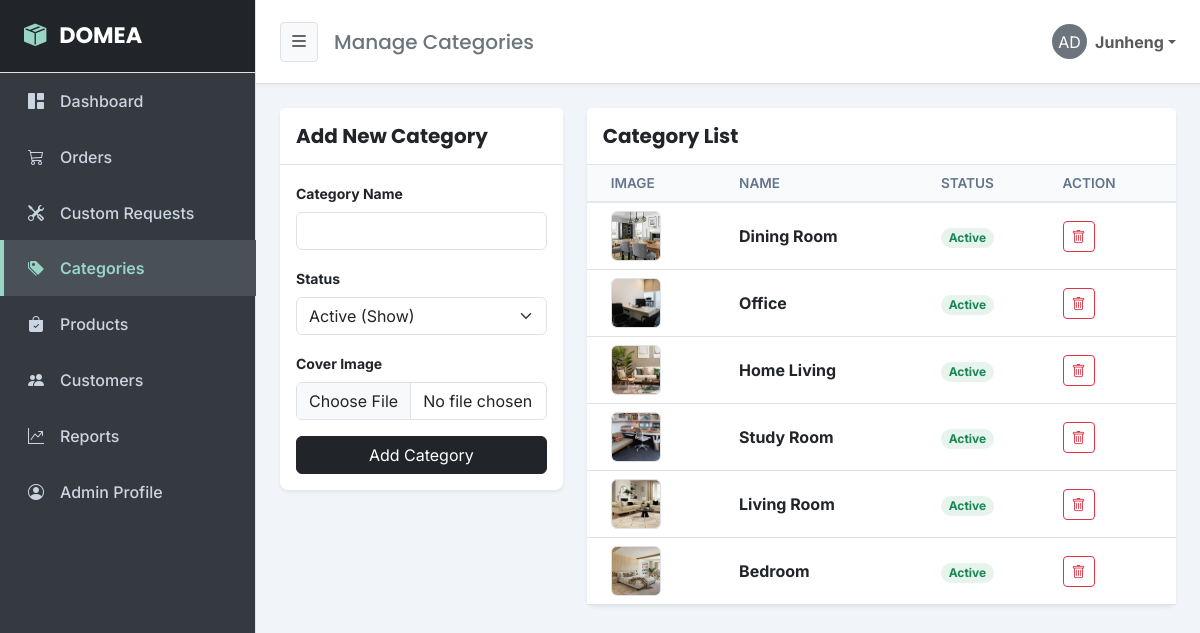
Screenshot of /admin_categories.php (signed in) with the database file from the repository.
### tables this page shows
CREATE TABLE `categories` (
  `category_id` int(11) NOT NULL,
  `category_name` varchar(50) NOT NULL,
  `category_image` varchar(255) DEFAULT 'default_category.png',
  `status` enum('Active','Inactive') DEFAULT 'Active',
  `created_at` timestamp NOT NULL DEFAULT current_timestamp()
);

### admin_categories.php (the view, shortened to what this page needs)
<?php
include 'db_conn.php';
$result = $conn->query("SELECT * FROM categories ORDER BY category_id DESC");
?>
<!DOCTYPE html>
<html lang="en">
<head>
    <link href="https://cdn.jsdelivr.net/npm/bootstrap@5.3.0/dist/css/bootstrap.min.css" rel="stylesheet">
    <link rel="stylesheet" href="https://cdn.jsdelivr.net/npm/bootstrap-icons@1.10.5/font/bootstrap-icons.css">
    <link rel="stylesheet" href="admin_style.css">
</head>
<body>
    <div class="d-flex" id="wrapper">
        <div class="border-end" id="sidebar-wrapper">
            <div class="sidebar-heading border-bottom bg-dark text-white">
                <i class="bi bi-box-seam-fill me-2" style="color: #99d5c5;"></i>
                <span class="sidebar-text">DOMEA</span>
            </div>
            <div class="list-group list-group-flush">
                <a href="admin_dashboard.php" class="list-group-item list-group-item-action"><i class="bi bi-grid-1x2-fill me-3"></i><span class="sidebar-text">Dashboard</span></a>
                <a href="admin_orders.php" class="list-group-item list-group-item-action"><i class="bi bi-cart3 me-3"></i><span class="sidebar-text">Orders</span></a>
                <a href="admin_custom_requests.php" class="list-group-item list-group-item-action"><i class="bi bi-tools me-3"></i><span class="sidebar-text">Custom Requests</span></a>
                <a href="admin_categories.php" class="list-group-item list-group-item-action active"><i class="bi bi-tags-fill me-3"></i><span class="sidebar-text">Categories</span></a>
                <a href="admin_products.php" class="list-group-item list-group-item-action"><i class="bi bi-bag-check-fill me-3"></i><span class="sidebar-text">Products</span></a>
                <a href="admin_customers.php" class="list-group-item list-group-item-action"><i class="bi bi-people-fill me-3"></i><span class="sidebar-text">Customers</span></a>
                <a href="admin_reports.php" class="list-group-item list-group-item-action"><i class="bi bi-graph-up-arrow me-3"></i><span class="sidebar-text">Reports</span></a>
                <a href="admin_profile.php" class="list-group-item list-group-item-action"><i class="bi bi-person-circle me-3"></i><span class="sidebar-text">Admin Profile</span></a>
            </div>
        </div>
        <div id="page-content-wrapper">
            <nav class="navbar navbar-light border-bottom px-4 py-3 bg-white">
                <div class="container-fluid p-0 d-flex align-items-center justify-content-between">
                    <div class="d-flex align-items-center">
                        <button class="btn btn-light btn-sm me-3 border" id="sidebarToggle"><i class="bi bi-list fs-5"></i></button>
                        <h5 class="m-0 d-none d-md-block text-secondary">Manage Categories</h5>
                    </div>
                    <ul class="navbar-nav ms-auto flex-row align-items-center">
                        <li class="nav-item dropdown">
                            <a class="nav-link dropdown-toggle d-flex align-items-center" href="#" id="navbarDropdown" role="button" data-bs-toggle="dropdown">
                                <div class="bg-secondary rounded-circle text-white d-flex justify-content-center align-items-center me-2" style="width: 35px; height: 35px;">AD</div>
                                <span class="fw-bold d-none d-sm-block"><?php echo htmlspecialchars($_SESSION['username'] ?? 'Admin'); ?></span>
                            </a>
                        </li>
                    </ul>
                </div>
            </nav>
            <div class="container-fluid p-4">
                <div class="row">
                    <div class="col-md-4 mb-4">
                        <div class="card border-0 shadow-sm rounded-3">
                            <div class="card-header bg-white py-3 border-bottom"><h5 class="m-0 fw-bold">Add New Category</h5></div>
                            <div class="card-body">
                                <form action="admin_categories.php" method="POST" enctype="multipart/form-data">
                                    <div class="mb-3">
                                        <label class="form-label small fw-bold">Category Name</label>
                                        <input type="text" name="category_name" class="form-control" required>
                                    </div>
                                    <div class="mb-3">
                                        <label class="form-label small fw-bold">Status</label>
                                        <select name="status" class="form-select">
                                            <option value="Active">Active (Show)</option>
                                        </select>
                                    </div>
                                    <div class="mb-3">
                                        <label class="form-label small fw-bold">Cover Image</label>
                                        <input type="file" name="category_image" class="form-control">
                                    </div>
                                    <button type="submit" name="add_category" class="btn btn-dark w-100">Add Category</button>
                                </form>
                            </div>
                        </div>
                    </div>
                    <div class="col-md-8">
                        <div class="card border-0 shadow-sm rounded-3">
                            <div class="card-header bg-white py-3 border-bottom"><h5 class="m-0 fw-bold">Category List</h5></div>
                            <div class="card-body p-0">
                                <div class="table-responsive">
                                    <table class="table table-hover align-middle mb-0">
                                        <thead class="table-light">
                                            <tr>
                                                <th class="ps-4">Image</th>
                                                <th>Name</th>
                                                <th>Status</th>
                                                <th>Action</th>
                                            </tr>
                                        </thead>
                                        <tbody>
                                            <?php while($row = $result->fetch_assoc()): ?>
                                            <tr>
                                                <td class="ps-4">
                                                    <img src="img/<?php echo htmlspecialchars($row['category_image']); ?>"
                                                    class="rounded border"
                                                    style="width: 50px; height: 50px; object-fit: cover;"
                                                    onerror="this.onerror=null; this.src='img/default_category.png';">
                                                </td>
                                                <td class="fw-bold"><?php echo htmlspecialchars($row['category_name']); ?></td>
                                                <td>
                                                    <span class="badge <?php echo $row['status']=='Active'?'bg-success':'bg-secondary'; ?> bg-opacity-10 <?php echo $row['status']=='Active'?'text-success':'text-secondary'; ?> rounded-pill">
                                                        <?php echo $row['status']; ?>
                                                    </span>
                                                </td>
                                                <td>
                                                    <button class="btn btn-sm btn-outline-danger" onclick="confirmDelete(<?php echo $row['category_id']; ?>)">
                                                        <i class="bi bi-trash"></i>
                                                    </button>
                                                </td>
                                            </tr>
                                            <?php endwhile; ?>
                                        </tbody>
                                    </table>
                                </div>
                            </div>
                        </div>
                    </div>
                </div>
            </div>
        </div>
    </div>
</body>
</html>

### admin_style.css (style rules this page uses)
body { font-family: 'Inter', sans-serif; background-color: #f1f5f9; overflow-x: hidden; }
h1, h2, h3, h4, h5, h6, .navbar-brand, .sidebar-heading { font-family: 'Poppins', sans-serif; }
#sidebar-wrapper { min-height: 100vh; margin-left: -16rem; width: 16rem; transition: all 0.3s ease; background-color: #343a40; color: #94a3b8; z-index: 1000; }
#sidebar-wrapper .sidebar-heading { padding: 1.2rem 1.5rem; font-size: 1.4rem; font-weight: 700; color: #fff; background-color: #212529; border-bottom: 1px solid #495057; }
#sidebar-wrapper .list-group { width: 16rem; }
#sidebar-wrapper .list-group-item { background-color: transparent; color: #cbd5e1; border: none; padding: 1rem 1.5rem; font-weight: 500; transition: all 0.2s; border-left: 4px solid transparent; }
#sidebar-wrapper .list-group-item.active { background-color: #495057; color: #99d5c5; border-left-color: #99d5c5; font-weight: 600; }
#page-content-wrapper { width: 100%; }
.navbar { background-color: #ffffff !important; box-shadow: 0 2px 4px rgba(0,0,0,0.04); }
.table thead th { background-color: #f8fafc; color: #64748b; font-weight: 600; text-transform: uppercase; font-size: 0.85rem; border-bottom: 2px solid #e2e8f0; }
.table td { vertical-align: middle; }
@media (min-width: 768px) { #sidebar-wrapper { margin-left: 0; width: 16rem; } }
@media (min-width: 768px) { #page-content-wrapper { margin-left: 0; width: 100%; transition: all 0.3s ease; } }

### rows the page displays
categories: category_image (picture), category_name "Dining Room", status "Active"
categories: category_image (picture), category_name "Office", status "Active"
categories: category_image (picture), category_name "Home Living", status "Active"
categories: category_image (picture), category_name "Study Room", status "Active"
categories: category_image (picture), category_name "Living Room", status "Active"
categories: category_image (picture), category_name "Bedroom", status "Active"

### other values shown
$_SESSION['username'] "Junheng"
